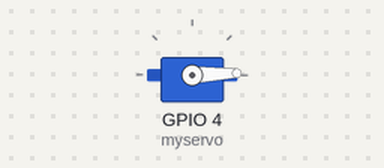
This sketch was run on a simulated ESP32. Shown: servo.

Above: at 0.05 s.
At 1.75 s:
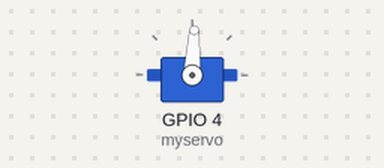
At 3.45 s:
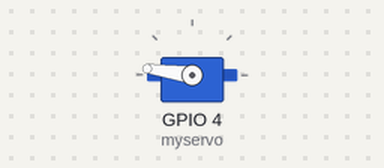
At 6.85 s:
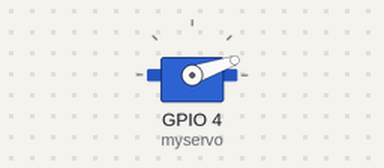
Timing chart, 0 to 9.4 s (numbered marks = the images above):
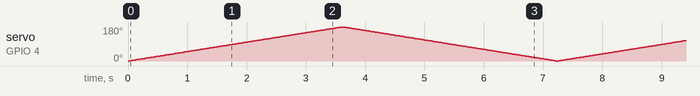

The sketch:

servosmooth.ino
```cpp
#include <ESP32Servo.h>

Servo myservo;

void setup() {
  myservo.attach(4);   // attach servo to GPIO 4
}

void loop() {
  // Sweep from 0 to 180 smoothly
  for (int angle = 0; angle <= 180; angle++) {
    myservo.write(angle);
    delay(20);   // smaller delay = smoother movement, but slower
  }

  // Sweep back from 180 to 0 smoothly
  for (int angle = 180; angle >= 0; angle--) {
    myservo.write(angle);
    delay(20);
  }
}
```
